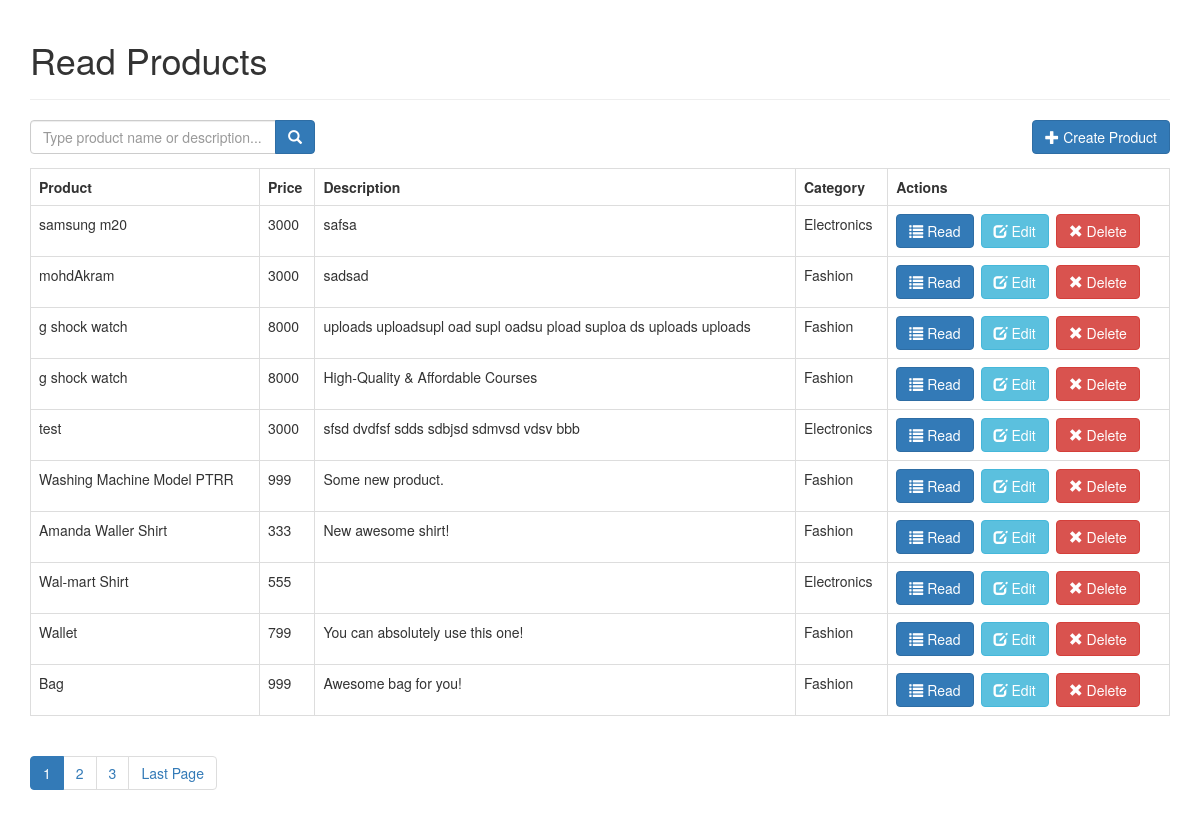
The page / on the database its author committed.
### tables this page shows
CREATE TABLE `products` (
  `id` int(11) NOT NULL,
  `name` varchar(32) DEFAULT NULL,
  `description` text DEFAULT NULL,
  `price` int(11) DEFAULT NULL,
  `category_id` int(11) DEFAULT NULL,
  `image` varchar(200) DEFAULT NULL,
  `created` datetime NOT NULL,
  `modified` timestamp NOT NULL DEFAULT current_timestamp()
);

CREATE TABLE `categories` (
  `id` int(11) NOT NULL,
  `name` varchar(256) DEFAULT NULL,
  `created` datetime NOT NULL,
  `modified` timestamp NOT NULL DEFAULT current_timestamp()
);

### index.php (called while the page is built, shortened)
<?php
include_once 'config/core.php';
include_once 'objects/product.php';
include_once 'objects/category.php';
$database = new Database();
$db = $database->getConnection();
$product = new Product($db);
$category = new Category($db);
$page_title = "Read Products";
include_once "layout_header.php";
$stmt = $product->readAll($from_record_num, $records_per_page);
$page_url = "index.php?";
$total_rows=$product->countAll();
include_once "read_template.php";
include_once "layout_footer.php";
?>

### objects/product.php (called while the page is built, shortened)
<?php
class Product{
    private $conn;
    private $table_name = "products";
    public function __construct($db){
        $this->conn = $db;
    }
    function readAll($from_record_num, $records_per_page){
        $query = "SELECT id, name, description, price, category_id FROM " . $this->table_name . " ORDER BY id DESC LIMIT {$from_record_num}, {$records_per_page}";
        $stmt = $this->conn->prepare( $query );
        $stmt->execute();
        return $stmt;
    }
    public function countAll(){
        $query = "SELECT id FROM " . $this->table_name . "";
        $stmt = $this->conn->prepare( $query );
        $stmt->execute();
        $num = $stmt->rowCount();
        return $num;
    }
}
?>

### config/core.php (called while the page is built)
<?php
$page = isset($_GET['page']) ? $_GET['page'] : 1;
$records_per_page = 10;
$from_record_num = ($records_per_page * $page) - $records_per_page;
?>

### objects/category.php (called while the page is built, shortened)
<?php
class Category{
    private $conn;
    private $table_name = "categories";
    public $id;
    public function __construct($db){
        $this->conn = $db;
    }
    function readName(){
        $query = "SELECT name FROM " . $this->table_name . " WHERE id = ? limit 0,1";
        $stmt = $this->conn->prepare( $query );
        $stmt->bindParam(1, $this->id);
        $stmt->execute();
        $row = $stmt->fetch(PDO::FETCH_ASSOC);
        $this->name = $row['name'];
    }
}
?>

### read_template.php (the view)
<?php
$search_value=isset($search_term) ? "value='{$search_term}'" : "";
echo "<form role='search' action='search.php'>
        <div class='input-group col-md-3 pull-left margin-right-1em'>
            <input type='text' class='form-control' placeholder='Type product name or description...' name='s' id='srch-term' required {$search_value} />
            <div class='input-group-btn'>
                <button class='btn btn-primary' type='submit'><i class='glyphicon glyphicon-search'></i></button>
            </div>
        </div>
    </form>";
echo "<div class='right-button-margin'>
        <a href='create_product.php' class='btn btn-primary pull-right'>
            <span class='glyphicon glyphicon-plus'></span> Create Product
        </a>
    </div>";
if($total_rows > 0){
    echo "<table class='table table-hover table-responsive table-bordered'>";
        echo "<tr>";
            echo "<th>Product</th>";
            echo "<th>Price</th>";
            echo "<th>Description</th>";
            echo "<th>Category</th>";
            echo "<th>Actions</th>";
        echo "</tr>";
        while ($row = $stmt->fetch(PDO::FETCH_ASSOC)){
            extract($row);
            echo "<tr>";
                echo "<td>{$name}</td>";
                echo "<td>{$price}</td>";
                echo "<td>{$description}</td>";
                echo "<td>";
                    $category->id = $category_id;
                    $category->readName();
                    echo $category->name;
                echo "</td>";
                echo "<td>";
                    echo "<a href='read_one.php?id={$id}' class='btn btn-primary left-margin'> <span class='glyphicon glyphicon-list'></span> Read </a>";
                    echo "<a href='update_product.php?id={$id}' class='btn btn-info left-margin'><span class='glyphicon glyphicon-edit'></span> Edit </a>";
                    echo "<a delete-id='{$id}' class='btn btn-danger delete-object'><span class='glyphicon glyphicon-remove'></span> Delete</a>";
                echo "</td>";
            echo "</tr>";
        }
    echo "</table>";
    include_once 'paging.php';
}
else{
    echo "<div class='alert alert-danger'>No products found.</div>";
}
?>

### layout_header.php (shortened to what this page needs)
<!DOCTYPE html>
<html lang="en">
<head>
    <link rel="stylesheet" href="https://maxcdn.bootstrapcdn.com/bootstrap/3.3.7/css/bootstrap.min.css" />
    <link rel="stylesheet" href="css/style.css" />
</head>
<body>
    <div class="container">
    <?="<div class='page-header'><h1>{$page_title}</h1></div>";?>

### paging.php (shortened to what this page needs)
<?php
echo "<ul class=\"pagination\">";
$total_pages = ceil($total_rows / $records_per_page);
$range = 2;
$initial_num = $page - $range;
$condition_limit_num = ($page + $range)  + 1;
for ($x=$initial_num; $x<$condition_limit_num; $x++) {
    if (($x > 0) && ($x <= $total_pages)) {
        if ($x == $page) {
            echo "<li class='active'><a href=\"#\">$x <span class=\"sr-only\">(current)</span></a></li>";
        }
        else {
            echo "<li><a href='{$page_url}page=$x'>$x</a></li>";
        }
    }
}
if($page<$total_pages){
    echo "<li><a href='" .$page_url . "page={$total_pages}' title='Last page is {$total_pages}.'>";
        echo "Last Page";
    echo "</a></li>";
}
echo "</ul>";
?>

### layout_footer.php (shortened to what this page needs)
 </div>
</body>
</html>

### css/style.css (style rules this page uses)
.left-margin { margin:0 .5em 0 0; }
.right-button-margin { margin: 0 0 1em 0; overflow: hidden; }

### rows shown on the page
products: name "samsung m20", price "3000", description "safsa", category.name "Electronics"
products: name "mohdAkram", price "3000", description "sadsad", category.name "Fashion"
products: name "g shock watch", price "8000", description "uploads uploadsupl oad supl oadsu pload suploa ds uploads uploads", category.name "Fashion"
products: name "g shock watch", price "8000", description "High-Quality & Affordable Courses", category.name "Fashion"
products: name "test", price "3000", description "sfsd dvdfsf sdds sdbjsd sdmvsd vdsv bbb", category.name "Electronics"
products: name "Washing Machine Model PTRR", price "999", description "Some new product.", category.name "Fashion"
products: name "Amanda Waller Shirt", price "333", description "New awesome shirt!", category.name "Fashion"
products: name "Wal-mart Shirt", price "555", category.name "Electronics"
products: name "Wallet", price "799", description "You can absolutely use this one!", category.name "Fashion"
products: name "Bag", price "999", description "Awesome bag for you!", category.name "Fashion"

### other values the page prints
$page_title "Read Products"
